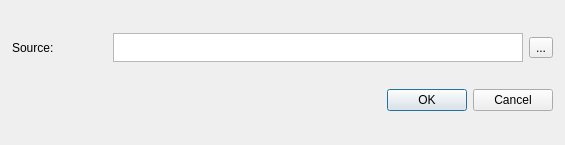
<?xml version="1.0" encoding="UTF-8"?>
<ui version="4.0">
 <class>AddFile</class>
 <widget class="QDialog" name="AddFile">
  <property name="geometry">
   <rect>
    <x>0</x>
    <y>0</y>
    <width>565</width>
    <height>145</height>
   </rect>
  </property>
  <property name="sizePolicy">
   <sizepolicy hsizetype="Fixed" vsizetype="Fixed">
    <horstretch>0</horstretch>
    <verstretch>0</verstretch>
   </sizepolicy>
  </property>
  <property name="minimumSize">
   <size>
    <width>565</width>
    <height>145</height>
   </size>
  </property>
  <property name="maximumSize">
   <size>
    <width>565</width>
    <height>145</height>
   </size>
  </property>
  <property name="windowTitle">
   <string>Add File</string>
  </property>
  <widget class="QWidget" name="layoutWidget">
   <property name="geometry">
    <rect>
     <x>12</x>
     <y>12</y>
     <width>541</width>
     <height>121</height>
    </rect>
   </property>
   <layout class="QVBoxLayout" name="verticalLayout">
    <item>
     <layout class="QHBoxLayout" name="horizontalLayout">
      <item>
       <widget class="QLabel" name="src_label">
        <property name="text">
         <string>Source:</string>
        </property>
       </widget>
      </item>
      <item>
       <widget class="QPlainTextEdit" name="source_TextEdit">
        <property name="minimumSize">
         <size>
          <width>410</width>
          <height>29</height>
         </size>
        </property>
        <property name="maximumSize">
         <size>
          <width>410</width>
          <height>29</height>
         </size>
        </property>
        <property name="plainText">
         <string/>
        </property>
       </widget>
      </item>
      <item>
       <widget class="QToolButton" name="src_toolButton">
        <property name="text">
         <string>...</string>
        </property>
       </widget>
      </item>
     </layout>
    </item>
    <item>
     <layout class="QHBoxLayout" name="horizontalLayout_2"/>
    </item>
    <item>
     <widget class="QDialogButtonBox" name="buttonBox">
      <property name="orientation">
       <enum>Qt::Horizontal</enum>
      </property>
      <property name="standardButtons">
       <set>QDialogButtonBox::Cancel|QDialogButtonBox::Ok</set>
      </property>
     </widget>
    </item>
   </layout>
  </widget>
 </widget>
 <resources/>
 <connections>
  <connection>
   <sender>buttonBox</sender>
   <signal>accepted()</signal>
   <receiver>AddFile</receiver>
   <slot>accept()</slot>
   <hints>
    <hint type="sourcelabel">
     <x>248</x>
     <y>254</y>
    </hint>
    <hint type="destinationlabel">
     <x>157</x>
     <y>274</y>
    </hint>
   </hints>
  </connection>
  <connection>
   <sender>buttonBox</sender>
   <signal>rejected()</signal>
   <receiver>AddFile</receiver>
   <slot>reject()</slot>
   <hints>
    <hint type="sourcelabel">
     <x>316</x>
     <y>260</y>
    </hint>
    <hint type="destinationlabel">
     <x>286</x>
     <y>274</y>
    </hint>
   </hints>
  </connection>
 </connections>
</ui>
